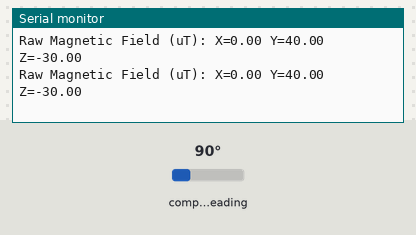
The sketch below on a simulated Arduino Uno, built with avr-gcc and run on an emulated ATmega328P. Parts: the last lines printed to the serial monitor. The test bench sets the inputs (shaded band); at power-on: compass heading 90°.

Above: at 1.2 s.
1.3 s: compass heading set to 7°
At 1.34 s:
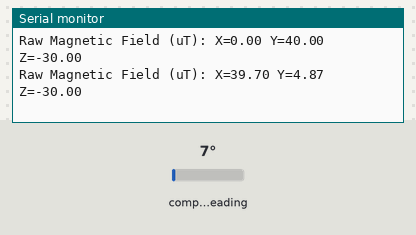
2.8 s: compass heading set to 180°
At 2.88 s:
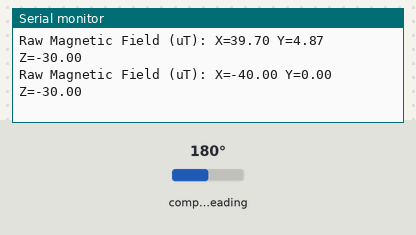
7.3 s: compass heading set to 90°
At 7.4 s:
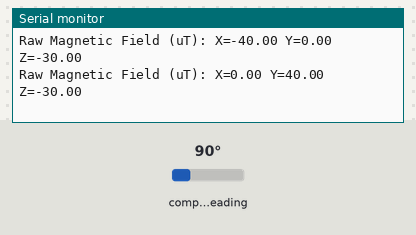
Timing chart, 0 to 10.3 s (numbered marks = the images above; inputs shaded):
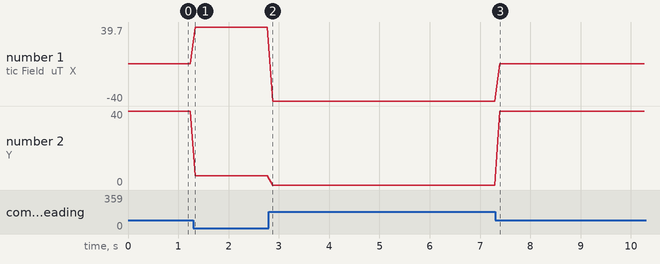

Measured:
- after the input at 1.3 s, the serial monitor: prints a new line at once (image 1)
- after the input at 2.8 s, the serial monitor: prints a new line after 0.08 s (image 2)
- after the input at 7.3 s, the serial monitor: prints a new line after 0.09 s (image 3)
- plotted number 1: 0 → 39.7 after the input at 1.3 s, 39.7 → -40 after the input at 2.8 s
- plotted number 2: 40 → 4.87 after the input at 1.3 s, 0 → 40 after the input at 7.3 s

The sketch:

offset_magneto.ino
```cpp
#include <Wire.h>
#include <Adafruit_Sensor.h>
#include <Adafruit_HMC5883_U.h>

Adafruit_HMC5883_Unified mag = Adafruit_HMC5883_Unified(12345);

void setup() {
  Serial.begin(9600);
  if (!mag.begin()) {
    Serial.println("Could not find a valid HMC5883L sensor, check wiring!");
    while (1);
  }
}

void loop() {
  sensors_event_t event;
  mag.getEvent(&event);
  Serial.print("Raw Magnetic Field (uT): X=");
  Serial.print(event.magnetic.x);
  Serial.print(" Y=");
  Serial.print(event.magnetic.y);
  Serial.print(" Z=");
  Serial.println(event.magnetic.z);
  delay(100);  // Adjust the delay as needed
}
```
